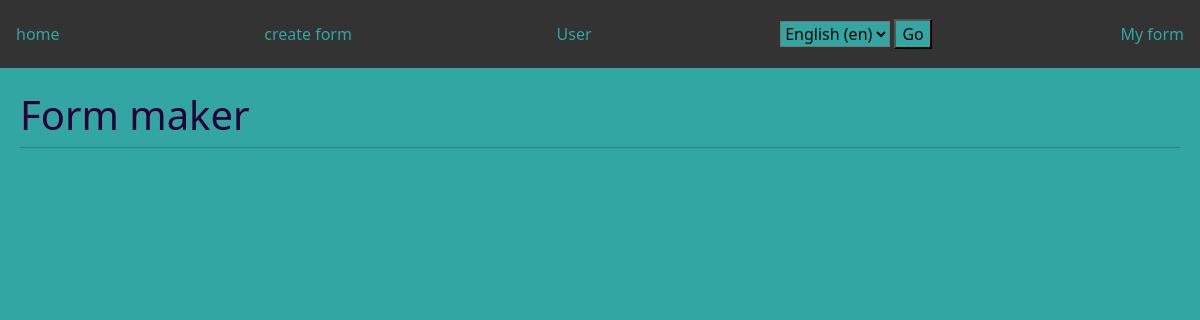
The page /en/d//myform/ (signed in) on the database as committed earlier.
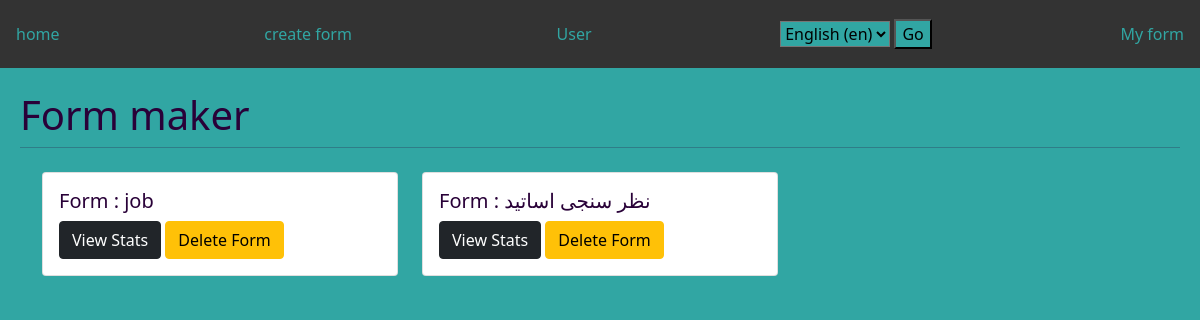
The same page on the database as committed later.
### form/models.py (models this page shows)
class Form(models.Model):
    id = models.UUIDField(primary_key=True, default=uuid.uuid4)
    name = models.CharField(max_length=100)
    user_id = models.IntegerField()

### dashbord/views.py (the view)
# urls.py: path("/myform/" , views.my_form , name = 'myform'),
@login_required(login_url='/auth/login/')
def my_form(request):
    f = Form.objects.filter(user_id = request.user.id)
    print('fuck')
    return render(request , 'dashbord/my_form.html' , {'forms': f})

### dashbord/templates/dashbord/my_form.html (shortened to what this page needs)
{% extends "dashbord/base.html" %}
{% load static %}
{% load i18n %}
{% if LANGUAGE_CODE == 'en'%}
  {% block content %}
        <div class="container">
            <div class="row">
              {% for f in forms %}
                <div class="col-sm-4">
                  <div class="card">
                    <div class="card-body">
                        <h5 class="card-title">Form : {{f.name}}</h5>
                        <a href="/d/{{f.id}}/" class="btn btn-dark" style="color:white">View Stats</a>
                        <a href="/form/del/{{f.id}}/" class="btn btn-warning">Delete Form </a>
                    </div>
                  </div>
                </div>
              {% endfor %}
            </div>
        </div>
  {% endblock %}
{% endif %}

### dashbord/templates/dashbord/base.html (shortened to what this page needs)
{% load static %}
{% load i18n %}
<!DOCTYPE html>
  <html>
  <head>
    <link href="https://cdn.jsdelivr.net/npm/bootstrap@5.1.3/dist/css/bootstrap.min.css" rel="stylesheet" integrity="
    sha384-1BmE4kWBq78iYhFldvKuhfTAU6auU8tT94WrHftjDbrCEXSU1oBoqyl2QvZ6jIW3">
    <link rel="stylesheet" type="text/css" href="{% static 'styles.css' %}">
  </head>
  {% if LANGUAGE_CODE == 'en'%}
    <body class="no-js" lang="en" dir="ltr">
      <div class="navbar">
        <a href="{% url 'index' %}" style="color:#31A6A3">home</a>
        <a href="{% url 'create' %}" style="color:#31A6A3">create form</a>
        <div class="dropdown">
          <button class="dropbtn" style="color:#31A6A3">User
          </button>
        </div>
        <form action="{% url 'set_language' %}" method="post">{% csrf_token %}
          <select style="background-color:#31A6A3" name="language">
            {% get_current_language as LANGUAGE_CODE %}
            {% get_available_languages as LANGUAGES %}
            {% get_language_info_list for LANGUAGES as languages %}
            {% for language in languages %}
            <option style="background-color:#31A6A3" value="{{ language.code }}"{% if language.code == LANGUAGE_CODE %} selected{% endif %}>
              {{ language.name_local }} ({{ language.code }})
            </option>
            {% endfor %}
          </select>
          <input style="background-color:#31A6A3" type="submit" value="{% translate 'Go' %}">
        </form>
        <a href="{% url 'myform' %}" style="color:#31A6A3">My form</a>
      </div>
      <div id="content" , name = "content" , class="main">
        <h1 class="mt-2">{% translate 'Form maker' %}</h1>
        <hr class="mt-0 mb-4">
        {% block content %}
        {% endblock %}
      </div>
    </body>
{% endif %}

### assets/styles.css (style rules this page uses)
body { background-color: #31A6A3; background-repeat: no-repeat; color: #290138; }

### dashbord/templates/dashbord/base.html (style rules this page uses)
body { font-family: Arial, Helvetica, sans-serif; }
.navbar { overflow: show; background-color: #333; }
.navbar a { float: left; font-size: 16px; color: white; text-align: center; padding: 14px 16px; text-decoration: none; }
.dropdown { float: left; overflow: show; }
.dropdown .dropbtn { font-size: 16px; border: none; outline: none; color: white; padding: 14px 16px; background-color: inherit; font-family: inherit; margin: 0; }
.main { padding: 15px 20px; }
a:link { color: black; text-decoration: none; }

Rows that differ between the two databases and show on the page:
added Form: name "job"
added Form: name "نظر سنجی اساتید"
